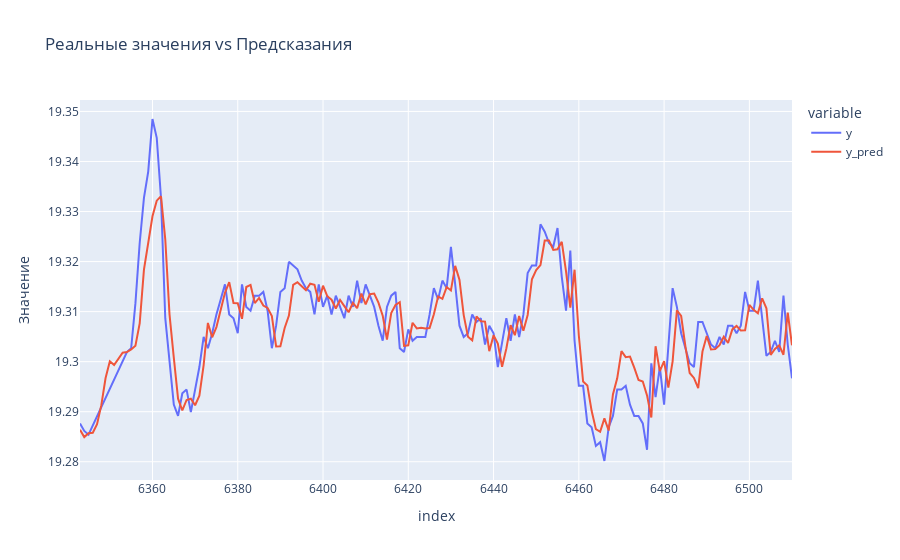

The notebook cell saved with this chart:
### Code cell
val, test = df.iloc[-168 * 2:-168], df.iloc[-168:]
model = LGBMRegressor()
model = joblib.load(f'service/models/LGBMModel_F1.pkl')

artifacts = pd.read_csv(f'service/artifacts/F1.csv')
features = eval(artifacts['features'].iloc[0])

X_test = test.drop(columns=['y'])[features]
X_val = val.drop(columns=['y'])[features]

preds = model.predict(pd.concat([X_val, X_test]))
test_mape = mean_absolute_percentage_error(test['y'], preds[168:])
test_mae = mean_absolute_error(test['y'], preds[168:])
test_mse = mean_squared_error(test['y'], preds[168:])
plot_result(test[['y']], test['y'].values, preds[168:])
print("MAPE:", test_mape * 100,"%")
print("MAE:", test_mae)
print("MSE:", test_mse)

### Figure 1 — Plotly figure (JSON) as saved in the notebook; plotly's stock layout.template omitted (floating-point values rounded to 4 significant figures; data arrays with more than 128 entries replaced by an {"elided": "..."} marker saying what was removed)
{"data": [{"hovertemplate": "variable=y<br>index=%{x}<br>Значение=%{y}<extra></extra>", "legendgroup": "y", "line": {"color": "#636efa", "dash": "solid"}, "marker": {"symbol": "circle"}, "mode": "lines", "name": "y", "orientation": "v", "showlegend": true, "type": "scatter", "x": {"elided": "168 int values"}, "xaxis": "x", "y": {"elided": "168 float values"}, "yaxis": "y"}, {"hovertemplate": "variable=y_pred<br>index=%{x}<br>Значение=%{y}<extra></extra>", "legendgroup": "y_pred", "line": {"color": "#EF553B", "dash": "solid"}, "marker": {"symbol": "circle"}, "mode": "lines", "name": "y_pred", "orientation": "v", "showlegend": true, "type": "scatter", "x": {"elided": "168 int values"}, "xaxis": "x", "y": {"elided": "168 float values"}, "yaxis": "y"}], "layout": {"hovermode": "x unified", "legend": {"title": {"text": "variable"}, "tracegroupgap": 0}, "title": {"text": "Реальные значения vs Предсказания"}, "xaxis": {"anchor": "y", "domain": [0, 1], "title": {"text": "index"}}, "yaxis": {"anchor": "x", "domain": [0, 1], "title": {"text": "Значение"}}}}
